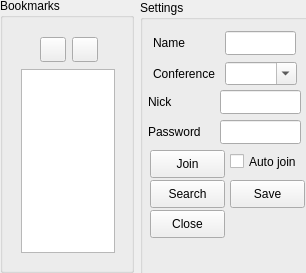
<ui version="4.0" >
 <class>JoinChat</class>
 <widget class="QWidget" name="JoinChat" >
  <property name="windowModality" >
   <enum>Qt::WindowModal</enum>
  </property>
  <property name="geometry" >
   <rect>
    <x>0</x>
    <y>0</y>
    <width>306</width>
    <height>273</height>
   </rect>
  </property>
  <property name="windowTitle" >
   <string>Join groupchat</string>
  </property>
  <widget class="QGroupBox" name="bookmarkBox" >
   <property name="geometry" >
    <rect>
     <x>0</x>
     <y>-2</y>
     <width>134</width>
     <height>275</height>
    </rect>
   </property>
   <property name="title" >
    <string>Bookmarks</string>
   </property>
   <layout class="QVBoxLayout" >
    <item>
     <widget class="QWidget" native="1" name="widget" >
      <widget class="QListWidget" name="conferenceListWidget" >
       <property name="geometry" >
        <rect>
         <x>9</x>
         <y>42</y>
         <width>94</width>
         <height>184</height>
        </rect>
       </property>
      </widget>
      <widget class="QToolButton" name="addConferenceButton" >
       <property name="geometry" >
        <rect>
         <x>28</x>
         <y>10</y>
         <width>26</width>
         <height>25</height>
        </rect>
       </property>
      </widget>
      <widget class="QToolButton" name="removeConferenceButton" >
       <property name="geometry" >
        <rect>
         <x>60</x>
         <y>10</y>
         <width>26</width>
         <height>25</height>
        </rect>
       </property>
      </widget>
     </widget>
    </item>
   </layout>
  </widget>
  <widget class="QGroupBox" name="roomBox" >
   <property name="geometry" >
    <rect>
     <x>140</x>
     <y>0</y>
     <width>350</width>
     <height>275</height>
    </rect>
   </property>
   <property name="minimumSize" >
    <size>
     <width>350</width>
     <height>0</height>
    </size>
   </property>
   <property name="title" >
    <string>Settings</string>
   </property>
   <widget class="QLabel" name="label_3" >
    <property name="geometry" >
     <rect>
      <x>13</x>
      <y>31</y>
      <width>64</width>
      <height>24</height>
     </rect>
    </property>
    <property name="text" >
     <string>Name</string>
    </property>
   </widget>
   <widget class="QLabel" name="label_4" >
    <property name="geometry" >
     <rect>
      <x>13</x>
      <y>62</y>
      <width>64</width>
      <height>23</height>
     </rect>
    </property>
    <property name="text" >
     <string>Conference</string>
    </property>
   </widget>
   <widget class="QLabel" name="exampleLabel" >
    <property name="geometry" >
     <rect>
      <x>13</x>
      <y>91</y>
      <width>64</width>
      <height>18</height>
     </rect>
    </property>
    <property name="text" >
     <string/>
    </property>
   </widget>
   <widget class="QLabel" name="label_5" >
    <property name="geometry" >
     <rect>
      <x>8</x>
      <y>90</y>
      <width>64</width>
      <height>24</height>
     </rect>
    </property>
    <property name="text" >
     <string>Nick</string>
    </property>
   </widget>
   <widget class="QLineEdit" name="nickLineEdit" >
    <property name="geometry" >
     <rect>
      <x>80</x>
      <y>90</y>
      <width>81</width>
      <height>24</height>
     </rect>
    </property>
   </widget>
   <widget class="QLineEdit" name="conferenceNameLineEdit" >
    <property name="geometry" >
     <rect>
      <x>85</x>
      <y>31</y>
      <width>71</width>
      <height>24</height>
     </rect>
    </property>
   </widget>
   <widget class="QComboBox" name="conferenceLineEdit" >
    <property name="geometry" >
     <rect>
      <x>85</x>
      <y>62</y>
      <width>72</width>
      <height>23</height>
     </rect>
    </property>
    <property name="sizePolicy" >
     <sizepolicy vsizetype="Fixed" hsizetype="Expanding" >
      <horstretch>0</horstretch>
      <verstretch>0</verstretch>
     </sizepolicy>
    </property>
    <property name="editable" >
     <bool>true</bool>
    </property>
   </widget>
   <widget class="QLabel" name="label_6" >
    <property name="geometry" >
     <rect>
      <x>8</x>
      <y>120</y>
      <width>64</width>
      <height>24</height>
     </rect>
    </property>
    <property name="text" >
     <string>Password</string>
    </property>
   </widget>
   <widget class="QLineEdit" name="passwordLineEdit" >
    <property name="geometry" >
     <rect>
      <x>80</x>
      <y>120</y>
      <width>81</width>
      <height>24</height>
     </rect>
    </property>
    <property name="echoMode" >
     <enum>QLineEdit::Password</enum>
    </property>
   </widget>
   <widget class="QPushButton" name="joinButton" >
    <property name="geometry" >
     <rect>
      <x>10</x>
      <y>150</y>
      <width>75</width>
      <height>28</height>
     </rect>
    </property>
    <property name="text" >
     <string>Join</string>
    </property>
   </widget>
   <widget class="QCheckBox" name="autoJoinCheckBox" >
    <property name="geometry" >
     <rect>
      <x>90</x>
      <y>150</y>
      <width>71</width>
      <height>23</height>
     </rect>
    </property>
    <property name="text" >
     <string>Auto join</string>
    </property>
   </widget>
   <widget class="QPushButton" name="searchButton" >
    <property name="geometry" >
     <rect>
      <x>10</x>
      <y>180</y>
      <width>75</width>
      <height>28</height>
     </rect>
    </property>
    <property name="text" >
     <string>Search</string>
    </property>
   </widget>
   <widget class="QPushButton" name="saveButton" >
    <property name="geometry" >
     <rect>
      <x>90</x>
      <y>180</y>
      <width>75</width>
      <height>28</height>
     </rect>
    </property>
    <property name="text" >
     <string>Save</string>
    </property>
   </widget>
   <widget class="QPushButton" name="closeButton" >
    <property name="geometry" >
     <rect>
      <x>10</x>
      <y>210</y>
      <width>75</width>
      <height>28</height>
     </rect>
    </property>
    <property name="text" >
     <string>Close</string>
    </property>
   </widget>
  </widget>
 </widget>
 <tabstops>
  <tabstop>conferenceNameLineEdit</tabstop>
  <tabstop>conferenceLineEdit</tabstop>
  <tabstop>nickLineEdit</tabstop>
  <tabstop>passwordLineEdit</tabstop>
  <tabstop>autoJoinCheckBox</tabstop>
  <tabstop>saveButton</tabstop>
  <tabstop>searchButton</tabstop>
  <tabstop>joinButton</tabstop>
  <tabstop>closeButton</tabstop>
  <tabstop>conferenceListWidget</tabstop>
  <tabstop>addConferenceButton</tabstop>
  <tabstop>removeConferenceButton</tabstop>
 </tabstops>
 <resources/>
 <connections>
  <connection>
   <sender>closeButton</sender>
   <signal>clicked()</signal>
   <receiver>JoinChat</receiver>
   <slot>close()</slot>
   <hints>
    <hint type="sourcelabel" >
     <x>466</x>
     <y>271</y>
    </hint>
    <hint type="destinationlabel" >
     <x>256</x>
     <y>149</y>
    </hint>
   </hints>
  </connection>
 </connections>
</ui>
